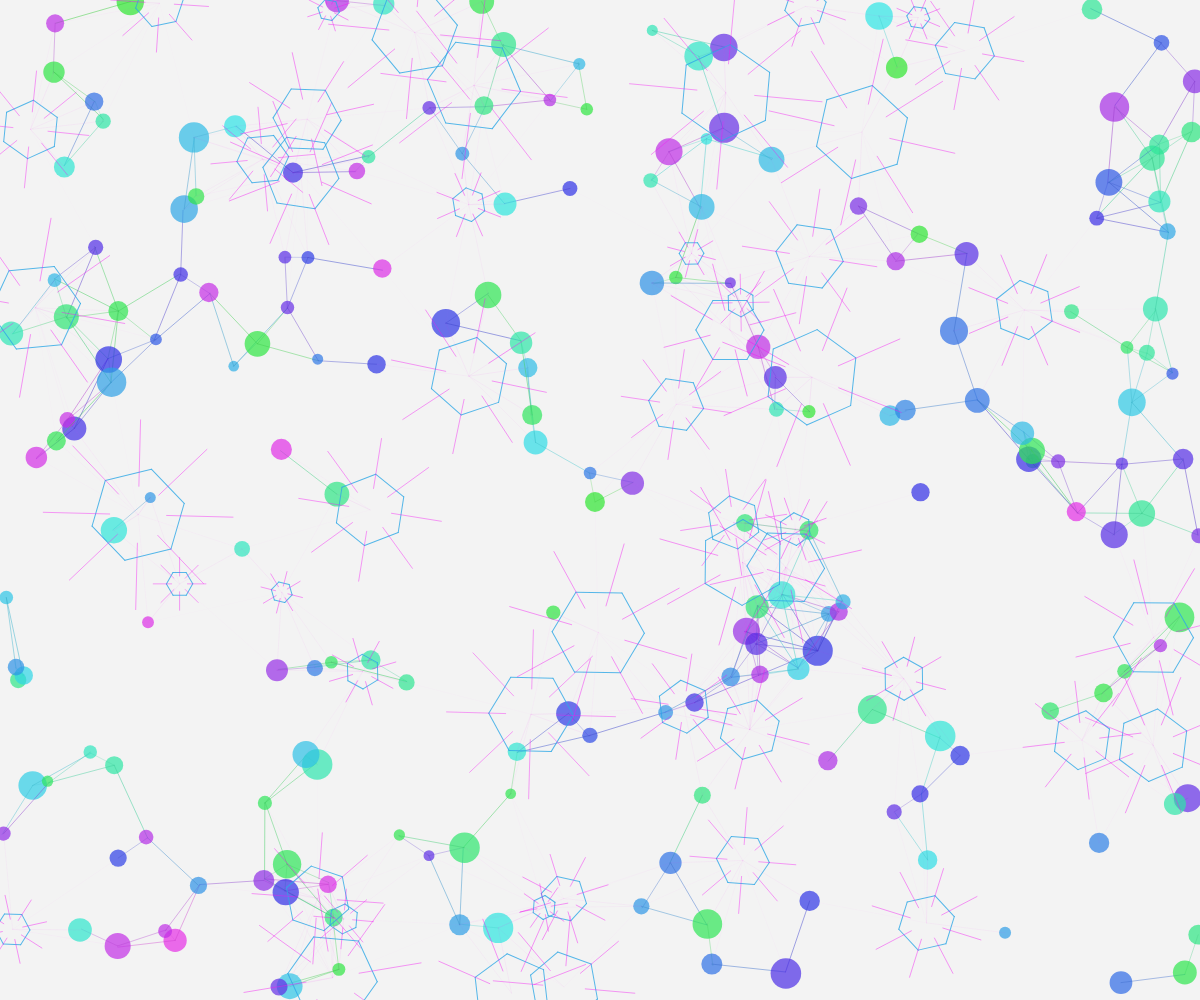
Frame 1 (no input)
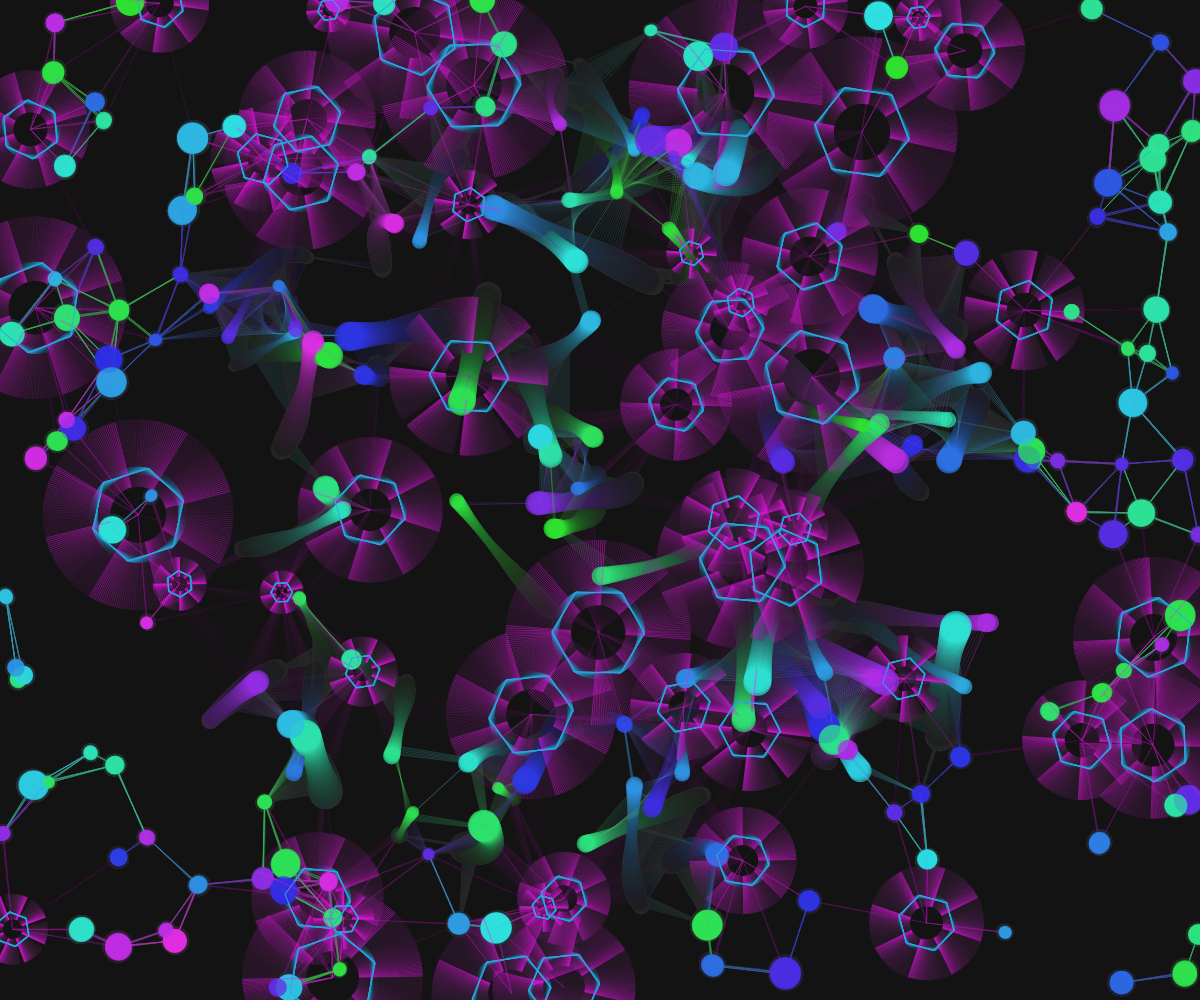
Frame 60 (no input)
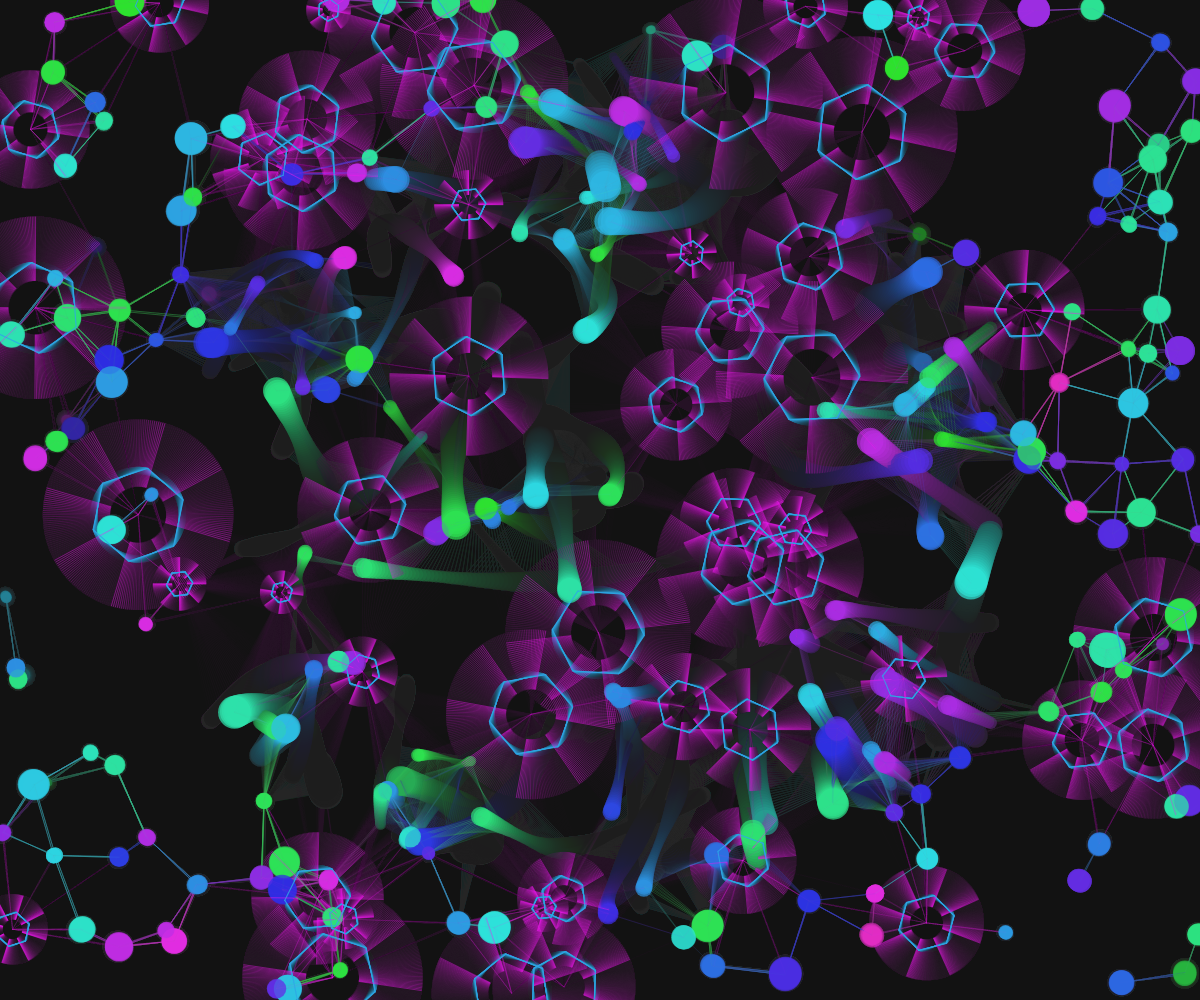
Frame 120 (the mouse pressed at the canvas centre since frame 60)

The p5.js sketch that drew these frames (run headless with seeded random() and noise() and a simulated clock; from frame 60 on, the mouse is pressed at the canvas centre):

// p5.js sketch
// ── sketch.js
let particles = [];
let lattices = [];
let time = 0;

function setup() {
  createCanvas(windowWidth, windowHeight);
  colorMode(HSB, 360, 100, 100, 1);
  
  // Initialize particles with smooth globular splines
  for (let i = 0; i < 200; i++) {
    particles.push({
      pos: createVector(random(width), random(height)),
      vel: p5.Vector.random2D().mult(random(0.5, 2)),
      size: random(10, 30),
      hue: random(120, 300), // Cool emerald to warm amethyst
      age: 0,
      maxAge: random(100, 300)
    });
  }
  
  // Initialize lattices (crystalline structures)
  for (let i = 0; i < 50; i++) {
    lattices.push({
      pos: createVector(random(width), random(height)),
      size: random(20, 100),
      rotation: random(TWO_PI),
      speed: random(0.005, 0.02)
    });
  }
}

function draw() {
  background(0, 0, 10, 0.05); // Semi-transparent background for trails
  
  time += 0.01;
  
  // Update and display particles
  for (let i = 0; i < particles.length; i++) {
    let p = particles[i];
    
    // Apply velocity
    p.pos.add(p.vel);
    
    // Boundary check with hexagonal constraint
    if (!isInsideHexagon(p.pos)) {
      p.vel.mult(-1);
    }
    
    // Age and fade
    p.age++;
    if (p.age > p.maxAge) {
      p.age = 0;
      p.pos.set(random(width), random(height));
      p.hue += 20; // Shift color slightly
    }
    
    // Draw globular spline
    noStroke();
    fill(p.hue % 360, 80, 90, 0.7);
    ellipse(p.pos.x, p.pos.y, p.size + sin(time + p.age * 0.1) * 5);
    
    // Draw connecting lines to nearby particles
    for (let j = i + 1; j < particles.length; j++) {
      let other = particles[j];
      let d = dist(p.pos.x, p.pos.y, other.pos.x, other.pos.y);
      
      if (d < 80) {
        stroke(p.hue % 360, 70, 80, map(d, 0, 80, 0.1, 0.5));
        line(p.pos.x, p.pos.y, other.pos.x, other.pos.y);
      }
    }
  }
  
  // Update and display lattices
  for (let i = 0; i < lattices.length; i++) {
    let lattice = lattices[i];
    
    lattice.rotation += lattice.speed;
    
    push();
    translate(lattice.pos.x, lattice.pos.y);
    rotate(lattice.rotation);
    
    // Draw fractal network
    stroke(200, 80, 90, 0.8);
    strokeWeight(1);
    
    for (let j = 0; j < 6; j++) {
      let angle = TWO_PI / 6 * j;
      let x1 = cos(angle) * lattice.size * 0.5;
      let y1 = sin(angle) * lattice.size * 0.5;
      let x2 = cos(angle + PI/3) * lattice.size * 0.5;
      let y2 = sin(angle + PI/3) * lattice.size * 0.5;
      
      line(x1, y1, x2, y2);
    }
    
    // Draw shards
    for (let j = 0; j < 8; j++) {
      let angle = TWO_PI / 8 * j + time * 0.5;
      let length = lattice.size * 0.7;
      let x1 = cos(angle) * lattice.size * 0.3;
      let y1 = sin(angle) * lattice.size * 0.3;
      let x2 = x1 + cos(angle) * length;
      let y2 = y1 + sin(angle) * length;
      
      stroke(300, 90, 95, 0.8);
      strokeWeight(0.5);
      line(x1, y1, x2, y2);
    }
    
    pop();
  }
  
  // Apply tension lines from shards to particles
  for (let i = 0; i < lattices.length; i++) {
    let lattice = lattices[i];
    
    for (let j = 0; j < particles.length; j++) {
      let p = particles[j];
      let d = dist(lattice.pos.x, lattice.pos.y, p.pos.x, p.pos.y);
      
      if (d < 150) {
        stroke(300, 80, 90, map(d, 0, 150, 0.2, 0));
        strokeWeight(0.5);
        line(lattice.pos.x, lattice.pos.y, p.pos.x, p.pos.y);
        
        // Apply outward force
        let force = p5.Vector.sub(p.pos, lattice.pos);
        force.normalize();
        force.mult(0.02);
        p.vel.add(force);
      }
    }
  }
}

function isInsideHexagon(pos) {
  let cx = width / 2;
  let cy = height / 2;
  let radius = min(width, height) * 0.45;
  
  // Hexagon vertices
  let hex = [];
  for (let i = 0; i < 6; i++) {
    let angle = TWO_PI / 6 * i - PI/6;
    hex.push(createVector(cx + cos(angle) * radius, cy + sin(angle) * radius));
  }
  
  // Check if point is inside polygon
  let inside = false;
  for (let i = 0, j = hex.length - 1; i < hex.length; j = i++) {
    if (((hex[i].y > pos.y) !== (hex[j].y > pos.y)) &&
        (pos.x < (hex[j].x - hex[i].x) * (pos.y - hex[i].y) / (hex[j].y - hex[i].y) + hex[i].x)) {
      inside = !inside;
    }
  }
  
  return inside;
}

function windowResized() {
  resizeCanvas(windowWidth, windowHeight);
}
